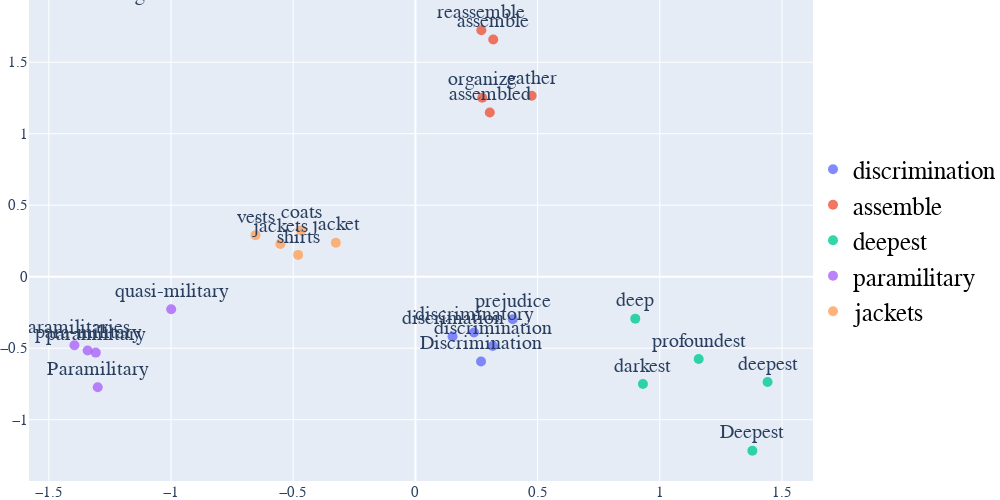
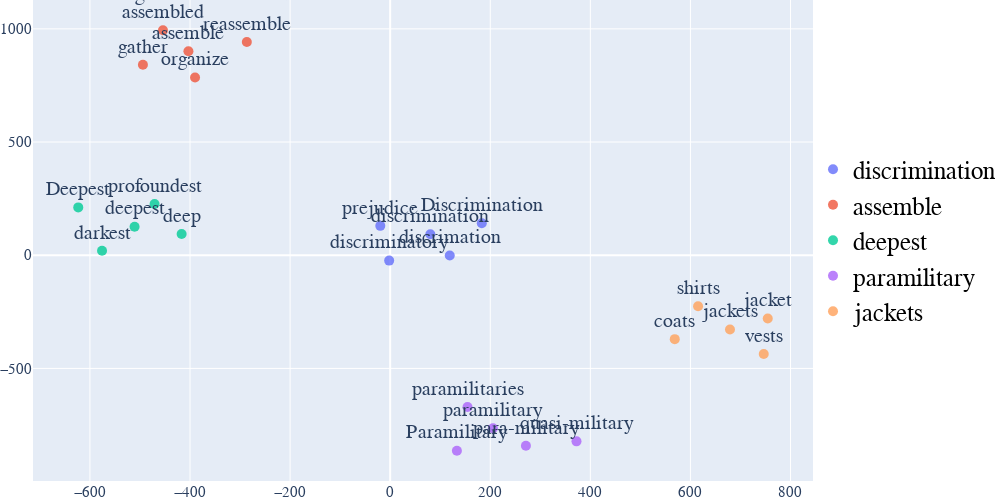

Notebook cell for these charts, in order:
### Code cell
import plotly.graph_objs as go
from sklearn.decomposition import PCA
from sklearn.manifold import TSNE
import random

def visualize_embeddings(
    embeddings: WordGroupEmbeddings,
    method="TSNE",
    n_viz_groups=15,
    random_state=0
):
    word_vectors = np.array(list(embeddings.vectors.values()))

    if word_vectors.shape[1] <= 2:
        # already reduced
        reduced_word_vectors = word_vectors
    else:
        if method == "TSNE":
            reduced_word_vectors = TSNE(
                n_components = 2, 
                random_state=random_state, 
                perplexity = 5, 
                learning_rate = 500, 
                n_iter = 1000
            ).fit_transform(word_vectors)[:,:2]
        else:
            reduced_word_vectors = PCA(random_state=random_state).fit_transform(
            word_vectors
            )[:, :2]

    reduced_word_vector_lookup = {
        word: reduced_word_vectors[idx] 
        for idx, word in enumerate(embeddings.vectors.keys())
    }

    data = []
    random.seed(random_state)
    sampled_groups = random.sample(
        embeddings.word_groups, 
        min(n_viz_groups, len(embeddings.word_groups))
    )
    
    for word_group in sampled_groups:
        seed_word = word_group[0]
        group_vectors = np.array([reduced_word_vector_lookup[word] for word in word_group])
        trace = go.Scatter( # for 3d go.Scatter3d and add z
            x = group_vectors[:, 0],
            y = group_vectors[:, 1] if group_vectors.shape[1] > 1 else [50] * group_vectors.shape[0],
            text = word_group,
            name = seed_word,
            textposition = "top center",
            textfont_size = 20,
            mode = 'markers+text',
            marker = {
                'size': 10,
                'opacity': 0.8,
                'color': 2
            }
        )
        data.append(trace)

    # Configure the layout
    layout = go.Layout(
        title=f"Embeddings reduced with {method}",
        margin = {'l': 0, 'r': 0, 'b': 0, 't': 0},
        showlegend=True,
        legend=dict(
        x=1,
        y=0.5,
        font=dict(
            family="Courier New",
            size=25,
            color="black"
        )),
        font = dict(
            family ="Courier New",
            size = 15
        ),
        autosize = False,
        width = 1000,
        height = 500
    )


    plot_figure = go.Figure(data=data, layout=layout)
    plot_figure.show()

visualize_embeddings(
    experiment.initial_embeddings,
    method="PCA"
)
visualize_embeddings(
    experiment.initial_embeddings,
    method="TSNE"
)

### Figure 1 — Plotly figure (JSON) as saved in the notebook; plotly's stock layout.template omitted (floating-point values rounded to 4 significant figures)
{"data": [{"marker": {"color": 2, "opacity": 0.8, "size": 10}, "mode": "markers+text", "name": "discrimination", "text": ["discrimination", "Discrimination", "prejudice", "discrimation", "discriminatory"], "textfont": {"size": 20}, "textposition": "top center", "type": "scatter", "x": [0.3163, 0.2684, 0.3983, 0.1517, 0.2397], "y": [-0.4848, -0.5933, -0.2973, -0.4175, -0.3904]}, {"marker": {"color": 2, "opacity": 0.8, "size": 10}, "mode": "markers+text", "name": "assemble", "text": ["assemble", "gather", "organize", "assembled", "reassemble"], "textfont": {"size": 20}, "textposition": "top center", "type": "scatter", "x": [0.3184, 0.4757, 0.2733, 0.3042, 0.2698], "y": [1.658, 1.265, 1.252, 1.149, 1.723]}, {"marker": {"color": 2, "opacity": 0.8, "size": 10}, "mode": "markers+text", "name": "deepest", "text": ["deepest", "deep", "profoundest", "Deepest", "darkest"], "textfont": {"size": 20}, "textposition": "top center", "type": "scatter", "x": [1.441, 0.8995, 1.159, 1.379, 0.9308], "y": [-0.7359, -0.2931, -0.5757, -1.217, -0.7503]}, {"marker": {"color": 2, "opacity": 0.8, "size": 10}, "mode": "markers+text", "name": "paramilitary", "text": ["paramilitary", "para-military", "paramilitaries", "Paramilitary", "quasi-military"], "textfont": {"size": 20}, "textposition": "top center", "type": "scatter", "x": [-1.308, -1.341, -1.395, -1.3, -0.9995], "y": [-0.5307, -0.5162, -0.4793, -0.7724, -0.2279]}, {"marker": {"color": 2, "opacity": 0.8, "size": 10}, "mode": "markers+text", "name": "jackets", "text": ["jackets", "jacket", "coats", "vests", "shirts"], "textfont": {"size": 20}, "textposition": "top center", "type": "scatter", "x": [-0.5527, -0.3257, -0.4675, -0.6544, -0.4802], "y": [0.2286, 0.2378, 0.3239, 0.2908, 0.1526]}], "layout": {"autosize": false, "font": {"family": "Courier New", "size": 15}, "height": 500, "legend": {"font": {"color": "black", "family": "Courier New", "size": 25}, "x": 1, "y": 0.5}, "margin": {"b": 0, "l": 0, "r": 0, "t": 0}, "showlegend": true, "title": {"text": "Embeddings reduced with PCA"}, "width": 1000}}

### Figure 2 — Plotly figure (JSON) as saved in the notebook; plotly's stock layout.template omitted (floating-point values rounded to 4 significant figures)
{"data": [{"marker": {"color": 2, "opacity": 0.8, "size": 10}, "mode": "markers+text", "name": "discrimination", "text": ["discrimination", "Discrimination", "prejudice", "discrimation", "discriminatory"], "textfont": {"size": 20}, "textposition": "top center", "type": "scatter", "x": [80.28, 183.1, -19.75, 119.1, -2.044], "y": [92.79, 141.1, 129.7, -1.101, -23.7]}, {"marker": {"color": 2, "opacity": 0.8, "size": 10}, "mode": "markers+text", "name": "assemble", "text": ["assemble", "gather", "organize", "assembled", "reassemble"], "textfont": {"size": 20}, "textposition": "top center", "type": "scatter", "x": [-403.2, -494.1, -390.0, -454.1, -286.5], "y": [900.8, 841.1, 785.4, 993.6, 941.7]}, {"marker": {"color": 2, "opacity": 0.8, "size": 10}, "mode": "markers+text", "name": "deepest", "text": ["deepest", "deep", "profoundest", "Deepest", "darkest"], "textfont": {"size": 20}, "textposition": "top center", "type": "scatter", "x": [-510.8, -416.8, -470.9, -623.4, -575.8], "y": [126.1, 93.47, 226.0, 211.3, 19.68]}, {"marker": {"color": 2, "opacity": 0.8, "size": 10}, "mode": "markers+text", "name": "paramilitary", "text": ["paramilitary", "para-military", "paramilitaries", "Paramilitary", "quasi-military"], "textfont": {"size": 20}, "textposition": "top center", "type": "scatter", "x": [205.3, 271.3, 154.5, 133.3, 372.3], "y": [-764.7, -841.7, -670.8, -863.5, -822.3]}, {"marker": {"color": 2, "opacity": 0.8, "size": 10}, "mode": "markers+text", "name": "jackets", "text": ["jackets", "jacket", "coats", "vests", "shirts"], "textfont": {"size": 20}, "textposition": "top center", "type": "scatter", "x": [679.1, 754.6, 568.7, 746.5, 615.3], "y": [-328.4, -279.5, -370.7, -436.3, -225.2]}], "layout": {"autosize": false, "font": {"family": "Courier New", "size": 15}, "height": 500, "legend": {"font": {"color": "black", "family": "Courier New", "size": 25}, "x": 1, "y": 0.5}, "margin": {"b": 0, "l": 0, "r": 0, "t": 0}, "showlegend": true, "title": {"text": "Embeddings reduced with TSNE"}, "width": 1000}}
